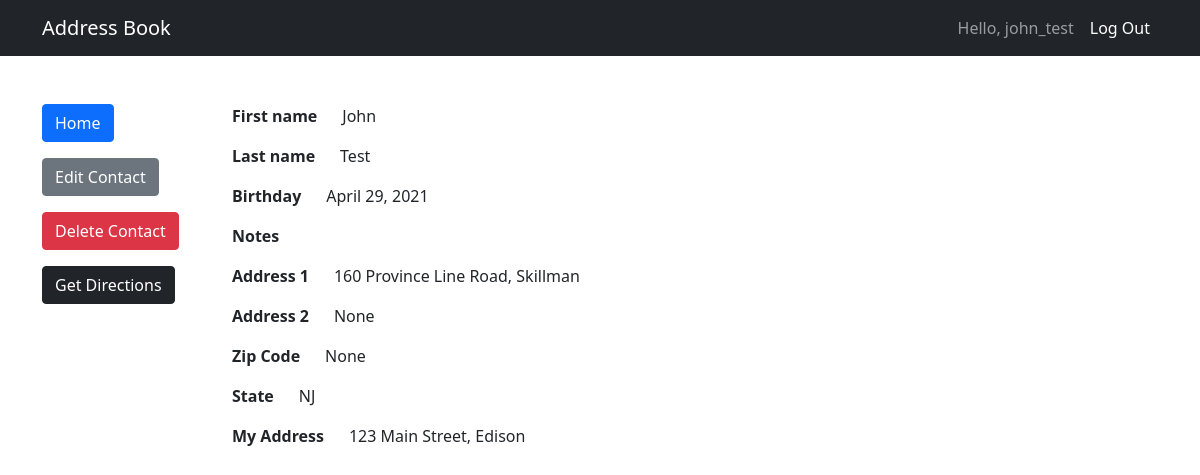
The app's page /contacts/15 (signed in) with its own data.
### directory/models.py (models this page shows, shortened)
class Contact(models.Model):
    first_name = models.CharField(max_length=20)
    last_name = models.CharField(max_length=20)
    email = models.EmailField(blank=True, null=True)
    birthday = models.DateField('Birthday', blank=True, null=True)
    notes = models.TextField('Notes', max_length=500, blank=True)
    username = models.ForeignKey(User, blank=True, null=True, on_delete=models.CASCADE)
    address_line1 = models.CharField(max_length = 50, null=True, blank=True)
    address_line2 = models.CharField(max_length = 50, null=True, blank=True)
    address_ZIP = models.CharField(max_length = 5, null=True, blank=True)
    address_state = models.CharField(max_length = 50, null=True, blank=True)
    self_contact = models.BooleanField(default=False)

### directory/views.py (the view)
# urls.py: path('contacts/<int:pk>', ContactView.as_view(), name='contact-detail'),
class ContactView(LoginRequiredMixin, UserPassesTestMixin, DetailView):
    model = Contact
    def test_func(self):
        obj = self.get_object()
        return obj.username == self.request.user
    def get_context_data(self, **kwargs):
        context = super().get_context_data(**kwargs)
        context['user_info'] = Contact.objects.filter(username=self.request.user).filter(self_contact=True).values()[0]
        return context

### directory/templates/directory/contact_detail.html (shortened to what this page needs)
{% extends "base.html" %}
{% block content %}
    <div class="row">
        <div class="col-2">
            <a class="btn btn-primary" href="{% url 'show-contacts' %}" role="button">Home</a>
            <a class="btn btn-secondary" href="{% url 'update-contact' contact.id %}" role="button">Edit Contact</a>
            {% if not contact.self_contact %}
                <a class="btn btn-danger" href="{% url 'delete-contact' contact.id %}" role="button">Delete Contact</a>
            {% endif %}
            {% if user_info.address_line1 != None and contact.address_line1 != None and not contact.self_contact %}
                <a class="btn btn-dark" href="{% url 'directions:map' %}?start={{ user_info.address_line1 }}-{{ user_info.address_ZIP }}-{{ user_info.address_state }}&end={{ contact.address_line1 }}-{{ contact.address_ZIP }}-{{ contact.address_state }}" role="button">Get Directions</a>
            {% endif %}
        </div>
        <div class="col-6">
            <p><strong>First name &nbsp;&nbsp;&nbsp;&nbsp; </strong> {{ contact.first_name }}</p>
            <p><strong>Last name &nbsp;&nbsp;&nbsp;&nbsp; </strong> {{ contact.last_name }}</p>
            <p><strong>Birthday &nbsp;&nbsp;&nbsp;&nbsp; </strong> {{ contact.birthday}}</p>
            <p><strong>Notes &nbsp;&nbsp;&nbsp;&nbsp; </strong> {{ contact.notes}}</p>
            <p><strong>Address 1 &nbsp;&nbsp;&nbsp;&nbsp; </strong> {{ contact.address_line1}}</p>
            <p><strong>Address 2 &nbsp;&nbsp;&nbsp;&nbsp; </strong> {{ contact.address_line2}}</p>
            <p><strong>Zip Code &nbsp;&nbsp;&nbsp;&nbsp; </strong> {{ contact.address_ZIP}}</p>
            <p><strong>State &nbsp;&nbsp;&nbsp;&nbsp; </strong> {{ contact.address_state}}</p>
            <p><strong>My Address &nbsp;&nbsp;&nbsp;&nbsp; </strong> {{ user_info.address_line1 }}</p>
        </div>
    </div>
{% endblock content %}

### AB_site/templates/base.html (shortened to what this page needs)
{% load static %}
<!DOCTYPE html>
<html lang="en">
    <head>
        <link href="{% static 'css/styles.css' %}" rel="stylesheet" />
    </head>
    <body>
        <nav class="navbar navbar-expand-lg navbar-dark bg-dark">
            <div class="container">
                <a class="navbar-brand" href="/">Address Book</a>
                <div class="collapse navbar-collapse" id="navbarSupportedContent">
                    <ul class="navbar-nav ms-auto mb-2 mb-lg-0">
                        {% if user.is_authenticated %}
                            <li class="nav-item"><a class="nav-link" aria-current="page">Hello, {{ user.username }}</a></li>
                            <li class="nav-item"><a class="nav-link active" aria-current="page" href="{% url 'logout' %}?next=/">Log Out</a></li>
                        {% else %}
                            <li class="nav-item"><a class="nav-link active" aria-current="page" href="{% url 'login' %}?next=/">Log in</a></li>
                        {% endif %}
                    </ul>
                </div>
            </div>
        </nav>
        <div class="container">
            <div class="mt-5">
                {% block content %}{% endblock content %}
            </div>
        </div>
    </body>
</html>

### records on screen
Contact: first_name "John", last_name "Test", birthday "April 29, 2021", address_line1 "160 Province Line Road, Skillman", address_line2 "None", address_ZIP "None", address_state "NJ"
Contact: address_line1 "123 Main Street, Edison"

### other values on screen
{{ user.username }} "john_test"
